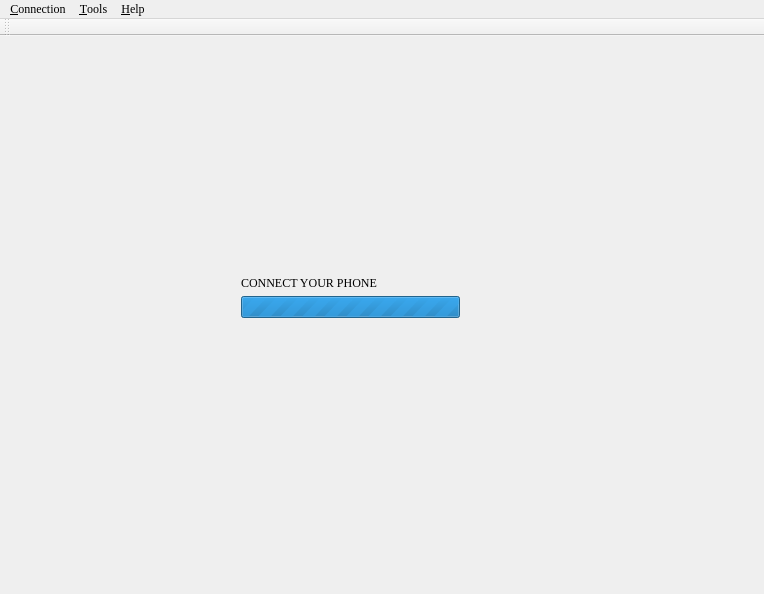
<?xml version="1.0" encoding="UTF-8"?>
<ui version="4.0">
 <class>MainWindow</class>
 <widget class="QMainWindow" name="MainWindow">
  <property name="geometry">
   <rect>
    <x>0</x>
    <y>0</y>
    <width>764</width>
    <height>594</height>
   </rect>
  </property>
  <property name="font">
   <font>
    <family>Times New Roman</family>
   </font>
  </property>
  <property name="cursor">
   <cursorShape>ArrowCursor</cursorShape>
  </property>
  <property name="windowTitle">
   <string extracomment="Main window title">Gundam - Your android manager</string>
  </property>
  <property name="windowOpacity">
   <double>1.000000000000000</double>
  </property>
  <property name="statusTip">
   <string/>
  </property>
  <property name="autoFillBackground">
   <bool>false</bool>
  </property>
  <property name="documentMode">
   <bool>false</bool>
  </property>
  <property name="tabShape">
   <enum>QTabWidget::Rounded</enum>
  </property>
  <property name="dockNestingEnabled">
   <bool>false</bool>
  </property>
  <widget class="QWidget" name="centralWidget">
   <widget class="QWidget" name="layoutWidget">
    <property name="geometry">
     <rect>
      <x>0</x>
      <y>0</y>
      <width>741</width>
      <height>541</height>
     </rect>
    </property>
    <layout class="QGridLayout" name="gridLayout">
     <property name="leftMargin">
      <number>0</number>
     </property>
     <property name="topMargin">
      <number>0</number>
     </property>
     <property name="rightMargin">
      <number>5</number>
     </property>
     <item row="0" column="0">
      <widget class="QStackedWidget" name="stackedWidget">
       <property name="frameShape">
        <enum>QFrame::NoFrame</enum>
       </property>
       <property name="currentIndex">
        <number>0</number>
       </property>
       <widget class="QWidget" name="pageDisconnected">
        <widget class="QWidget" name="layoutWidget1">
         <property name="geometry">
          <rect>
           <x>10</x>
           <y>10</y>
           <width>681</width>
           <height>501</height>
          </rect>
         </property>
         <layout class="QGridLayout" name="layoutDisconnected">
          <item row="0" column="1">
           <spacer name="verticalSpacer_6">
            <property name="orientation">
             <enum>Qt::Vertical</enum>
            </property>
            <property name="sizeHint" stdset="0">
             <size>
              <width>20</width>
              <height>40</height>
             </size>
            </property>
           </spacer>
          </item>
          <item row="1" column="1">
           <widget class="QLabel" name="label_3">
            <property name="text">
             <string>CONNECT YOUR PHONE</string>
            </property>
           </widget>
          </item>
          <item row="4" column="1">
           <spacer name="verticalSpacer_5">
            <property name="orientation">
             <enum>Qt::Vertical</enum>
            </property>
            <property name="sizeHint" stdset="0">
             <size>
              <width>20</width>
              <height>40</height>
             </size>
            </property>
           </spacer>
          </item>
          <item row="2" column="2">
           <spacer name="horizontalSpacer_8">
            <property name="orientation">
             <enum>Qt::Horizontal</enum>
            </property>
            <property name="sizeHint" stdset="0">
             <size>
              <width>40</width>
              <height>20</height>
             </size>
            </property>
           </spacer>
          </item>
          <item row="2" column="0">
           <spacer name="horizontalSpacer_7">
            <property name="orientation">
             <enum>Qt::Horizontal</enum>
            </property>
            <property name="sizeHint" stdset="0">
             <size>
              <width>40</width>
              <height>20</height>
             </size>
            </property>
           </spacer>
          </item>
          <item row="2" column="1">
           <widget class="QProgressBar" name="progressBar">
            <property name="maximum">
             <number>0</number>
            </property>
            <property name="value">
             <number>0</number>
            </property>
           </widget>
          </item>
         </layout>
        </widget>
       </widget>
      </widget>
     </item>
    </layout>
   </widget>
  </widget>
  <widget class="QMenuBar" name="menuBar">
   <property name="enabled">
    <bool>true</bool>
   </property>
   <property name="geometry">
    <rect>
     <x>0</x>
     <y>0</y>
     <width>764</width>
     <height>28</height>
    </rect>
   </property>
   <widget class="QMenu" name="menuTryb">
    <property name="title">
     <string>&amp;Connection</string>
    </property>
    <addaction name="actionUsb"/>
    <addaction name="actionWifi"/>
   </widget>
   <widget class="QMenu" name="menu_Pomoc">
    <property name="title">
     <string>&amp;Help</string>
    </property>
    <addaction name="actionO_programie"/>
    <addaction name="actionCheck_for_updates"/>
    <addaction name="actionEnter_register_key"/>
   </widget>
   <widget class="QMenu" name="menu">
    <property name="title">
     <string>&amp;Tools</string>
    </property>
   </widget>
   <addaction name="menuTryb"/>
   <addaction name="menu"/>
   <addaction name="menu_Pomoc"/>
  </widget>
  <widget class="QToolBar" name="toolBar">
   <property name="sizePolicy">
    <sizepolicy hsizetype="Preferred" vsizetype="Preferred">
     <horstretch>0</horstretch>
     <verstretch>0</verstretch>
    </sizepolicy>
   </property>
   <property name="windowTitle">
    <string notr="true">toolBar</string>
   </property>
   <attribute name="toolBarArea">
    <enum>TopToolBarArea</enum>
   </attribute>
   <attribute name="toolBarBreak">
    <bool>false</bool>
   </attribute>
  </widget>
  <action name="actionUsb">
   <property name="text">
    <string>usb</string>
   </property>
  </action>
  <action name="actionWifi">
   <property name="text">
    <string>wifi</string>
   </property>
   <property name="visible">
    <bool>true</bool>
   </property>
  </action>
  <action name="actionO_programie">
   <property name="text">
    <string>about</string>
   </property>
   <property name="autoRepeat">
    <bool>false</bool>
   </property>
   <property name="visible">
    <bool>false</bool>
   </property>
  </action>
  <action name="actionPolski">
   <property name="text">
    <string>polski</string>
   </property>
  </action>
  <action name="actionAdbReboot">
   <property name="enabled">
    <bool>true</bool>
   </property>
   <property name="text">
    <string>Reboot</string>
   </property>
  </action>
  <action name="actionAdbRebootBootloader">
   <property name="text">
    <string>Reboot bootloader</string>
   </property>
   <property name="visible">
    <bool>true</bool>
   </property>
  </action>
  <action name="actionAdbRebootRecovery">
   <property name="text">
    <string>Reboot recovery</string>
   </property>
   <property name="visible">
    <bool>true</bool>
   </property>
  </action>
  <action name="actionFastbootReboot">
   <property name="text">
    <string>Reboot</string>
   </property>
   <property name="visible">
    <bool>true</bool>
   </property>
  </action>
  <action name="actionFastbootRebootBootloader">
   <property name="text">
    <string>Reboot bootloader</string>
   </property>
   <property name="visible">
    <bool>true</bool>
   </property>
  </action>
  <action name="actionFastbootPowerOff">
   <property name="enabled">
    <bool>true</bool>
   </property>
   <property name="text">
    <string>Power off</string>
   </property>
   <property name="visible">
    <bool>true</bool>
   </property>
  </action>
  <action name="actionAdbPowerOff">
   <property name="text">
    <string>Power off</string>
   </property>
   <property name="visible">
    <bool>true</bool>
   </property>
  </action>
  <action name="actionCheck_for_updates">
   <property name="text">
    <string>check for updates</string>
   </property>
   <property name="autoRepeat">
    <bool>false</bool>
   </property>
   <property name="visible">
    <bool>false</bool>
   </property>
  </action>
  <action name="actionEnter_register_key">
   <property name="text">
    <string>enter register key</string>
   </property>
   <property name="autoRepeat">
    <bool>false</bool>
   </property>
   <property name="visible">
    <bool>false</bool>
   </property>
  </action>
 </widget>
 <layoutdefault spacing="6" margin="11"/>
 <resources/>
 <connections/>
</ui>
